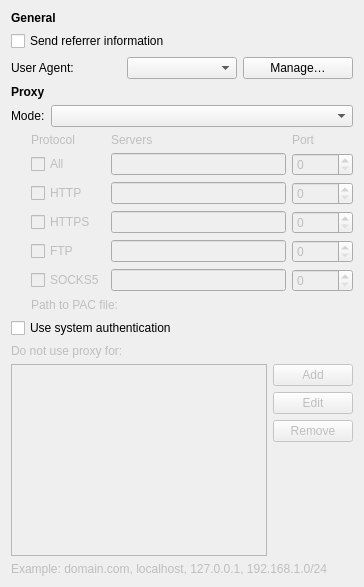
     <widget class="QWidget" name="networkPage">
      <layout class="QVBoxLayout" name="networkPageLayout" stretch="0,0,0,0,0,0,0,0,0">
       <item>
        <widget class="QLabel" name="advancedGeneralHeader">
         <property name="font">
          <font>
           <weight>75</weight>
           <bold>true</bold>
          </font>
         </property>
         <property name="text">
          <string>General</string>
         </property>
        </widget>
       </item>
       <item>
        <widget class="QCheckBox" name="sendReferrerCheckBox">
         <property name="text">
          <string>Send referrer information</string>
         </property>
        </widget>
       </item>
       <item>
        <layout class="QHBoxLayout" name="userAgentLayout">
         <item>
          <widget class="QLabel" name="userAgentLabel">
           <property name="text">
            <string>User Agent:</string>
           </property>
           <property name="buddy">
            <cstring>userAgentComboBox</cstring>
           </property>
          </widget>
         </item>
         <item>
          <widget class="QComboBox" name="userAgentComboBox"/>
         </item>
         <item>
          <widget class="QPushButton" name="userAgentButton">
           <property name="text">
            <string>Manage…</string>
           </property>
          </widget>
         </item>
        </layout>
       </item>
       <item>
        <widget class="QLabel" name="proxyHeader">
         <property name="font">
          <font>
           <weight>75</weight>
           <bold>true</bold>
          </font>
         </property>
         <property name="text">
          <string>Proxy</string>
         </property>
        </widget>
       </item>
       <item>
        <layout class="QFormLayout" name="proxyModeLayout">
         <item row="0" column="0">
          <widget class="QLabel" name="proxyModeLabel">
           <property name="text">
            <string>Mode:</string>
           </property>
           <property name="buddy">
            <cstring>proxyModeComboBox</cstring>
           </property>
          </widget>
         </item>
         <item row="0" column="1">
          <widget class="QComboBox" name="proxyModeComboBox">
           <property name="enabled">
            <bool>true</bool>
           </property>
          </widget>
         </item>
        </layout>
       </item>
       <item>
        <layout class="QHBoxLayout" name="proxyConfigurationLayout">
         <item>
          <spacer name="proxyConfigurationSpacer">
           <property name="orientation">
            <enum>Qt::Horizontal</enum>
           </property>
           <property name="sizeType">
            <enum>QSizePolicy::Fixed</enum>
           </property>
           <property name="sizeHint" stdset="0">
            <size>
             <width>20</width>
             <height>0</height>
            </size>
           </property>
          </spacer>
         </item>
         <item>
          <layout class="QVBoxLayout" name="proxyConfigurationModesLayout">
           <item>
            <widget class="QWidget" name="manualProxyConfigurationWidget" native="true">
             <property name="enabled">
              <bool>false</bool>
             </property>
             <layout class="QGridLayout" name="manualProxyConfigurationLayout">
              <property name="leftMargin">
               <number>0</number>
              </property>
              <property name="topMargin">
               <number>0</number>
              </property>
              <property name="rightMargin">
               <number>0</number>
              </property>
              <property name="bottomMargin">
               <number>0</number>
              </property>
              <item row="2" column="1">
               <widget class="QLineEdit" name="httpProxyServersLineEdit">
                <property name="enabled">
                 <bool>false</bool>
                </property>
               </widget>
              </item>
              <item row="2" column="2">
               <widget class="QSpinBox" name="httpProxyPortSpinBox">
                <property name="enabled">
                 <bool>false</bool>
                </property>
                <property name="maximum">
                 <number>65535</number>
                </property>
               </widget>
              </item>
              <item row="3" column="2">
               <widget class="QSpinBox" name="httpsProxyPortSpinBox">
                <property name="enabled">
                 <bool>false</bool>
                </property>
                <property name="maximum">
                 <number>65535</number>
                </property>
               </widget>
              </item>
              <item row="3" column="1">
               <widget class="QLineEdit" name="httpsProxyServersLineEdit">
                <property name="enabled">
                 <bool>false</bool>
                </property>
               </widget>
              </item>
              <item row="5" column="2">
               <widget class="QSpinBox" name="socksProxyPortSpinBox">
                <property name="enabled">
                 <bool>false</bool>
                </property>
                <property name="maximum">
                 <number>65535</number>
                </property>
               </widget>
              </item>
              <item row="4" column="2">
               <widget class="QSpinBox" name="ftpProxyPortSpinBox">
                <property name="enabled">
                 <bool>false</bool>
                </property>
                <property name="maximum">
                 <number>65535</number>
                </property>
               </widget>
              </item>
              <item row="0" column="2">
               <widget class="QLabel" name="proxyPortLabel">
                <property name="text">
                 <string>Port</string>
                </property>
               </widget>
              </item>
              <item row="0" column="0">
               <widget class="QLabel" name="proxyProtocolabel">
                <property name="text">
                 <string>Protocol</string>
                </property>
               </widget>
              </item>
              <item row="0" column="1">
               <widget class="QLabel" name="proxyServerLabel">
                <property name="text">
                 <string>Servers</string>
                </property>
               </widget>
              </item>
              <item row="4" column="0">
               <widget class="QCheckBox" name="ftpProxyCheckBox">
                <property name="text">
                 <string>FTP</string>
                </property>
               </widget>
              </item>
              <item row="5" column="0">
               <widget class="QCheckBox" name="socksProxyCheckBox">
                <property name="text">
                 <string>SOCKS5</string>
                </property>
               </widget>
              </item>
              <item row="2" column="0">
               <widget class="QCheckBox" name="httpProxyCheckBox">
                <property name="text">
                 <string>HTTP</string>
                </property>
               </widget>
              </item>
              <item row="5" column="1">
               <widget class="QLineEdit" name="socksProxyServersLineEdit">
                <property name="enabled">
                 <bool>false</bool>
                </property>
               </widget>
              </item>
              <item row="3" column="0">
               <widget class="QCheckBox" name="httpsProxyCheckBox">
                <property name="text">
                 <string>HTTPS</string>
                </property>
               </widget>
              </item>
              <item row="4" column="1">
               <widget class="QLineEdit" name="ftpProxyServersLineEdit">
                <property name="enabled">
                 <bool>false</bool>
                </property>
               </widget>
              </item>
              <item row="1" column="0">
               <widget class="QCheckBox" name="allProxyCheckBox">
                <property name="text">
                 <string>All</string>
                </property>
               </widget>
              </item>
              <item row="1" column="1">
               <widget class="QLineEdit" name="allProxyServersLineEdit"/>
              </item>
              <item row="1" column="2">
               <widget class="QSpinBox" name="allProxyPortSpinBox">
                <property name="maximum">
                 <number>65535</number>
                </property>
               </widget>
              </item>
             </layout>
            </widget>
           </item>
           <item>
            <widget class="QWidget" name="automaticProxyConfigurationWidget" native="true">
             <property name="enabled">
              <bool>false</bool>
             </property>
             <layout class="QHBoxLayout" name="automaticProxyConfigurationLayout">
              <property name="leftMargin">
               <number>0</number>
              </property>
              <property name="topMargin">
               <number>0</number>
              </property>
              <property name="rightMargin">
               <number>0</number>
              </property>
              <property name="bottomMargin">
               <number>0</number>
              </property>
              <item>
               <widget class="QLabel" name="automaticProxyConfigurationLabel">
                <property name="text">
                 <string>Path to PAC file:</string>
                </property>
               </widget>
              </item>
              <item>
               <widget class="Meerkat::FilePathWidget" name="automaticProxyConfigurationFilePathWidget" native="true"/>
              </item>
             </layout>
            </widget>
           </item>
          </layout>
         </item>
        </layout>
       </item>
       <item>
        <widget class="QCheckBox" name="proxySystemAuthentication">
         <property name="text">
          <string>Use system authentication</string>
         </property>
        </widget>
       </item>
       <item>
        <widget class="QWidget" name="proxyExceptionsWidget" native="true">
         <property name="enabled">
          <bool>false</bool>
         </property>
         <layout class="QVBoxLayout" name="proxyExceptionslLayout">
          <property name="leftMargin">
           <number>0</number>
          </property>
          <property name="topMargin">
           <number>0</number>
          </property>
          <property name="rightMargin">
           <number>0</number>
          </property>
          <property name="bottomMargin">
           <number>0</number>
          </property>
          <item>
           <widget class="QLabel" name="proxyExceptionsLabel">
            <property name="text">
             <string>Do not use proxy for:</string>
            </property>
           </widget>
          </item>
          <item>
           <layout class="QHBoxLayout" name="proxyExceptionsHorizontalLayout">
            <item>
             <widget class="Meerkat::ItemViewWidget" name="proxyExceptionsItemView">
              <property name="headerHidden">
               <bool>true</bool>
              </property>
             </widget>
            </item>
            <item>
             <layout class="QVBoxLayout" name="proxyExceptionsVerticalLayout" stretch="0,0,0,1">
              <item>
               <widget class="QPushButton" name="addProxyExceptionButton">
                <property name="text">
                 <string>Add</string>
                </property>
               </widget>
              </item>
              <item>
               <widget class="QPushButton" name="editProxyExceptionButton">
                <property name="text">
                 <string>Edit</string>
                </property>
               </widget>
              </item>
              <item>
               <widget class="QPushButton" name="removeProxyExceptionButton">
                <property name="text">
                 <string>Remove</string>
                </property>
               </widget>
              </item>
              <item>
               <spacer name="proxyExceptionsSpacer">
                <property name="orientation">
                 <enum>Qt::Vertical</enum>
                </property>
                <property name="sizeHint" stdset="0">
                 <size>
                  <width>20</width>
                  <height>40</height>
                 </size>
                </property>
               </spacer>
              </item>
             </layout>
            </item>
           </layout>
          </item>
          <item>
           <widget class="QLabel" name="proxyExceptionsExampleLabel">
            <property name="text">
             <string>Example: domain.com, localhost, 127.0.0.1, 192.168.1.0/24</string>
            </property>
           </widget>
          </item>
         </layout>
        </widget>
       </item>
       <item>
        <spacer name="networkPageSpacer">
         <property name="orientation">
          <enum>Qt::Vertical</enum>
         </property>
         <property name="sizeHint" stdset="0">
          <size>
           <width>0</width>
           <height>0</height>
          </size>
         </property>
        </spacer>
       </item>
      </layout>
     </widget>
